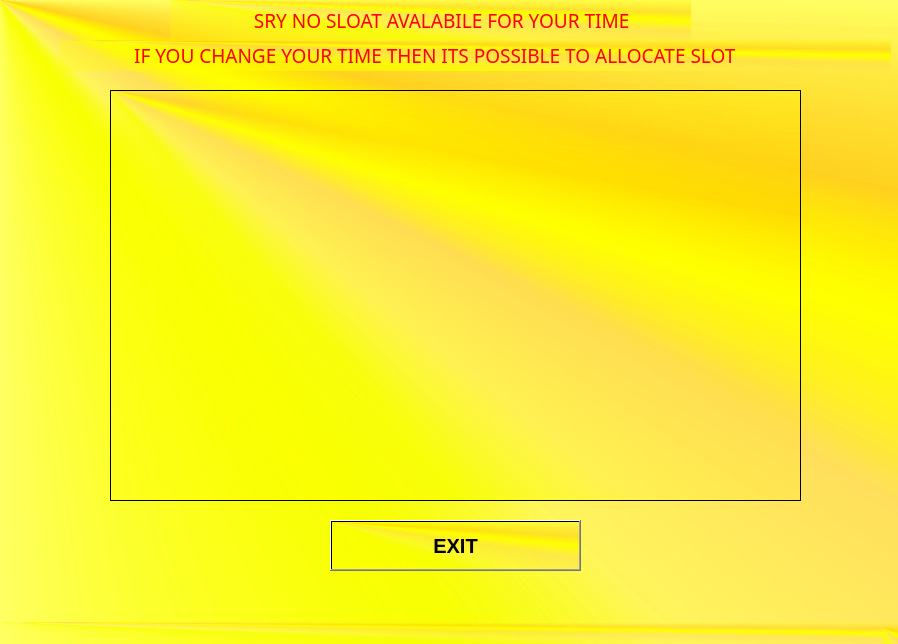
<?xml version="1.0" encoding="UTF-8"?>
<ui version="4.0">
 <class>MainWindow</class>
 <widget class="QMainWindow" name="MainWindow">
  <property name="geometry">
   <rect>
    <x>0</x>
    <y>0</y>
    <width>898</width>
    <height>644</height>
   </rect>
  </property>
  <property name="windowTitle">
   <string>MainWindow</string>
  </property>
  <property name="styleSheet">
   <string notr="true">background-color: qconicalgradient(cx:0, cy:0, angle:135, stop:0 rgba(255, 255, 0, 69), stop:0.375 rgba(255, 255, 0, 69), stop:0.423533 rgba(251, 255, 0, 145), stop:0.45 rgba(247, 255, 0, 208), stop:0.477581 rgba(255, 244, 71, 130), stop:0.518717 rgba(255, 218, 71, 130), stop:0.55 rgba(255, 255, 0, 255), stop:0.57754 rgba(255, 203, 0, 130), stop:0.625 rgba(255, 255, 0, 69), stop:1 rgba(255, 255, 0, 69));</string>
  </property>
  <widget class="QWidget" name="centralwidget">
   <widget class="QLabel" name="label">
    <property name="geometry">
     <rect>
      <x>170</x>
      <y>0</y>
      <width>521</width>
      <height>41</height>
     </rect>
    </property>
    <property name="font">
     <font>
      <family>Bahnschrift SemiBold</family>
      <pointsize>14</pointsize>
      <weight>9</weight>
      <italic>false</italic>
      <bold>false</bold>
     </font>
    </property>
    <property name="styleSheet">
     <string notr="true">color: rgb(255, 0, 0);
font: 75 14pt &quot;Bahnschrift SemiBold&quot;;
</string>
    </property>
    <property name="text">
     <string>                 SRY NO SLOAT AVALABILE FOR YOUR TIME</string>
    </property>
   </widget>
   <widget class="QLabel" name="label_2">
    <property name="geometry">
     <rect>
      <x>60</x>
      <y>40</y>
      <width>831</width>
      <height>31</height>
     </rect>
    </property>
    <property name="font">
     <font>
      <family>Bahnschrift SemiBold</family>
      <pointsize>14</pointsize>
      <weight>7</weight>
      <italic>false</italic>
      <bold>false</bold>
     </font>
    </property>
    <property name="styleSheet">
     <string notr="true">font: italic 12pt &quot;MS Shell Dlg 2&quot;;
color: rgb(255, 0, 0);
font: 63 14pt &quot;Bahnschrift SemiBold&quot;;</string>
    </property>
    <property name="text">
     <string>               IF YOU CHANGE YOUR TIME THEN ITS POSSIBLE TO ALLOCATE SLOT</string>
    </property>
   </widget>
   <widget class="QPushButton" name="pushButton_2">
    <property name="geometry">
     <rect>
      <x>330</x>
      <y>520</y>
      <width>251</width>
      <height>51</height>
     </rect>
    </property>
    <property name="font">
     <font>
      <pointsize>15</pointsize>
      <weight>75</weight>
      <bold>true</bold>
     </font>
    </property>
    <property name="styleSheet">
     <string notr="true">background-color: qlineargradient(spread:repeat, x1:0, y1:0, x2:1, y2:0, stop:0 rgba(255, 0, 0, 255), stop:0.17 rgba(255, 0, 0, 255), stop:0.18 rgba(255, 255, 255, 255), stop:0.210212 rgba(255, 255, 255, 255), stop:0.220212 rgba(0, 16, 255, 255), stop:0.279897 rgba(0, 16, 255, 255), stop:0.289897 rgba(255, 255, 255, 255), stop:0.32 rgba(255, 255, 255, 255), stop:0.33 rgba(255, 0, 0, 255), stop:1 rgba(255, 0, 0, 255));</string>
    </property>
    <property name="text">
     <string>EXIT</string>
    </property>
   </widget>
   <widget class="QTableView" name="tableView">
    <property name="geometry">
     <rect>
      <x>110</x>
      <y>90</y>
      <width>691</width>
      <height>411</height>
     </rect>
    </property>
   </widget>
  </widget>
  <widget class="QMenuBar" name="menubar">
   <property name="geometry">
    <rect>
     <x>0</x>
     <y>0</y>
     <width>898</width>
     <height>26</height>
    </rect>
   </property>
  </widget>
  <widget class="QStatusBar" name="statusbar"/>
 </widget>
 <resources/>
 <connections/>
</ui>
